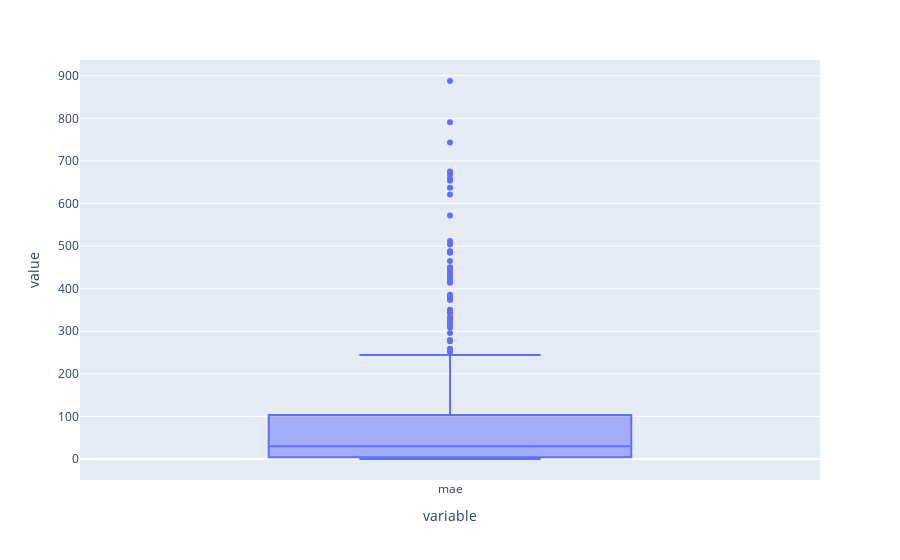

Notebook code for this chart:
### Code cell
px.box(daily_prediction_comparison["mae"])

### Figure 1 — Plotly figure (JSON) as saved in the notebook; plotly's stock layout.template omitted (floating-point values rounded to 4 significant figures; data arrays with more than 128 entries replaced by an {"elided": "..."} marker saying what was removed)
{"data": [{"alignmentgroup": "True", "hovertemplate": "variable=%{x}<br>value=%{y}<extra></extra>", "legendgroup": "", "marker": {"color": "#636efa"}, "name": "", "notched": false, "offsetgroup": "", "orientation": "v", "showlegend": false, "type": "box", "x": {"elided": "597 str values"}, "x0": " ", "xaxis": "x", "y": {"elided": "597 float values"}, "y0": " ", "yaxis": "y"}], "layout": {"boxmode": "group", "legend": {"tracegroupgap": 0}, "margin": {"t": 60}, "xaxis": {"anchor": "y", "domain": [0, 1], "title": {"text": "variable"}}, "yaxis": {"anchor": "x", "domain": [0, 1], "title": {"text": "value"}}}}
